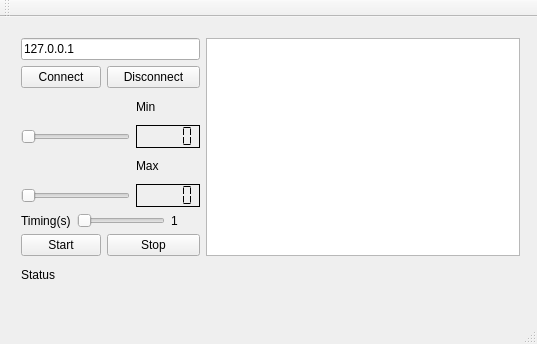
<?xml version="1.0" encoding="UTF-8"?>
<ui version="4.0">
 <class>MainWindow</class>
 <widget class="QMainWindow" name="MainWindow">
  <property name="geometry">
   <rect>
    <x>0</x>
    <y>0</y>
    <width>537</width>
    <height>344</height>
   </rect>
  </property>
  <property name="windowTitle">
   <string>MainWindow</string>
  </property>
  <widget class="QWidget" name="centralWidget">
   <widget class="QWidget" name="layoutWidget">
    <property name="geometry">
     <rect>
      <x>10</x>
      <y>10</y>
      <width>521</width>
      <height>271</height>
     </rect>
    </property>
    <layout class="QGridLayout" name="gridLayout">
     <item row="0" column="0" colspan="5">
      <widget class="QLineEdit" name="ip">
       <property name="text">
        <string>127.0.0.1</string>
       </property>
      </widget>
     </item>
     <item row="0" column="5" rowspan="8">
      <widget class="QTextBrowser" name="tabela"/>
     </item>
     <item row="1" column="0" colspan="2">
      <widget class="QPushButton" name="connect">
       <property name="text">
        <string>Connect</string>
       </property>
      </widget>
     </item>
     <item row="1" column="2" colspan="3">
      <widget class="QPushButton" name="disconnect">
       <property name="text">
        <string>Disconnect</string>
       </property>
      </widget>
     </item>
     <item row="2" column="3">
      <widget class="QLabel" name="label">
       <property name="text">
        <string>Min</string>
       </property>
      </widget>
     </item>
     <item row="3" column="0" colspan="3">
      <widget class="QSlider" name="barraMin">
       <property name="orientation">
        <enum>Qt::Horizontal</enum>
       </property>
      </widget>
     </item>
     <item row="3" column="3" colspan="2">
      <widget class="QLCDNumber" name="minimo">
       <property name="frameShape">
        <enum>QFrame::Box</enum>
       </property>
       <property name="frameShadow">
        <enum>QFrame::Plain</enum>
       </property>
       <property name="segmentStyle">
        <enum>QLCDNumber::Flat</enum>
       </property>
      </widget>
     </item>
     <item row="4" column="3">
      <widget class="QLabel" name="label_2">
       <property name="text">
        <string>Max</string>
       </property>
      </widget>
     </item>
     <item row="5" column="0" colspan="3">
      <widget class="QSlider" name="barraMax">
       <property name="orientation">
        <enum>Qt::Horizontal</enum>
       </property>
      </widget>
     </item>
     <item row="5" column="3" colspan="2">
      <widget class="QLCDNumber" name="maximo">
       <property name="frameShadow">
        <enum>QFrame::Plain</enum>
       </property>
       <property name="segmentStyle">
        <enum>QLCDNumber::Flat</enum>
       </property>
      </widget>
     </item>
     <item row="6" column="0">
      <widget class="QLabel" name="label_3">
       <property name="text">
        <string>Timing(s)</string>
       </property>
      </widget>
     </item>
     <item row="6" column="1" colspan="3">
      <widget class="QSlider" name="barraTimer">
       <property name="minimum">
        <number>1</number>
       </property>
       <property name="orientation">
        <enum>Qt::Horizontal</enum>
       </property>
      </widget>
     </item>
     <item row="6" column="4">
      <widget class="QLabel" name="intervalTimer">
       <property name="text">
        <string>1</string>
       </property>
      </widget>
     </item>
     <item row="7" column="0" colspan="2">
      <widget class="QPushButton" name="start">
       <property name="text">
        <string>Start</string>
       </property>
      </widget>
     </item>
     <item row="7" column="2" colspan="3">
      <widget class="QPushButton" name="stop">
       <property name="text">
        <string>Stop</string>
       </property>
      </widget>
     </item>
     <item row="8" column="5">
      <widget class="QLabel" name="status2">
       <property name="text">
        <string/>
       </property>
      </widget>
     </item>
     <item row="8" column="0" colspan="2">
      <widget class="QLabel" name="status">
       <property name="text">
        <string>Status</string>
       </property>
      </widget>
     </item>
    </layout>
   </widget>
  </widget>
  <widget class="QMenuBar" name="menuBar">
   <property name="geometry">
    <rect>
     <x>0</x>
     <y>0</y>
     <width>537</width>
     <height>26</height>
    </rect>
   </property>
  </widget>
  <widget class="QToolBar" name="mainToolBar">
   <attribute name="toolBarArea">
    <enum>TopToolBarArea</enum>
   </attribute>
   <attribute name="toolBarBreak">
    <bool>false</bool>
   </attribute>
  </widget>
  <widget class="QStatusBar" name="statusBar"/>
 </widget>
 <layoutdefault spacing="6" margin="11"/>
 <resources/>
 <connections/>
</ui>
